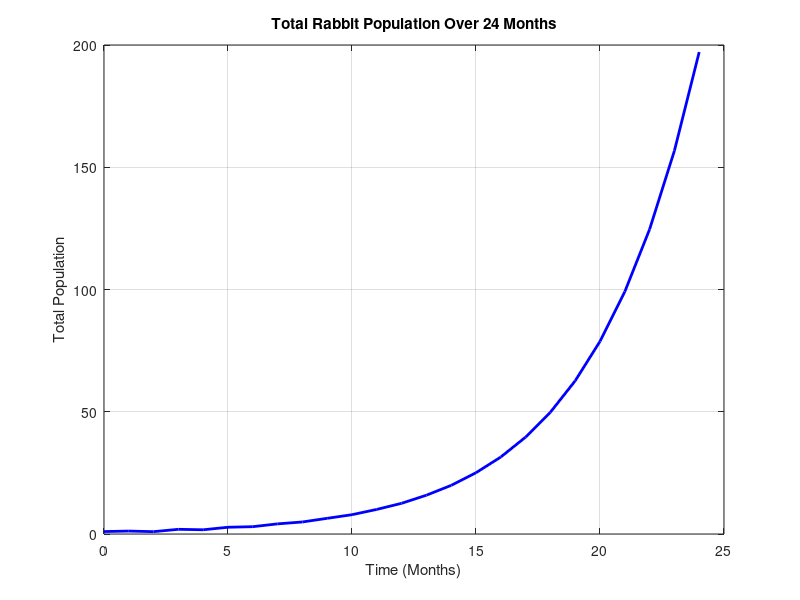

Recreate this plot in MATLAB.
%% 16.1 Experiment 1: Population Dynamics with Leslie Matrix
fprintf('--- 16.1 Experiment 1: Population Dynamics ---\n');

% Task 1: Define the Leslie matrix L
% Placeholder 3x3 matrix (Fecundity in row 1, survival in subdiagonal)
L = [0, 1.5, 1.2; 
     0.8, 0, 0; 
     0, 0.5, 0];

% Task 2: Initialize the population vector X(0)
X = [0; 0; 1]; 
months = 24;

% Arrays to store data for plotting
pop_history = zeros(3, months + 1);
pop_history(:, 1) = X;
total_pop = zeros(1, months + 1);
total_pop(1) = sum(X);

% Task 3 & 4: Compute population for each month and display
for t = 1:months
    X = L * X;
    pop_history(:, t+1) = X;
    total_pop(t+1) = sum(X);
end

figure('Name', '16.1 Population Dynamics');
plot(0:months, total_pop, 'b-', 'LineWidth', 2);
title('Total Rabbit Population Over 24 Months');
xlabel('Time (Months)');
ylabel('Total Population');
grid on;

% Task 5: Investigate the growth factor (Eigenvalues)
eigenvalues = eig(L);
dominant_eigenvalue = max(abs(eigenvalues));
fprintf('Dominant Eigenvalue (Long-term growth factor): %.4f\n', dominant_eigenvalue);
